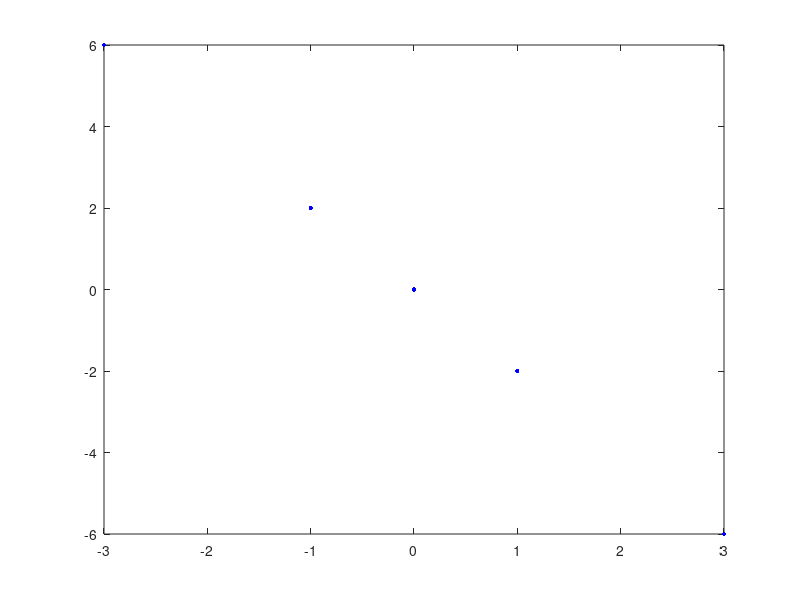

Reproduce this figure in MATLAB.
% load data
data=[0, 0; -1, 2; -3, 6; 1, -2; 3, -6];

% plot
figure;

plot(data(:,1),data(:,2), 'b.','markersize', 10);


